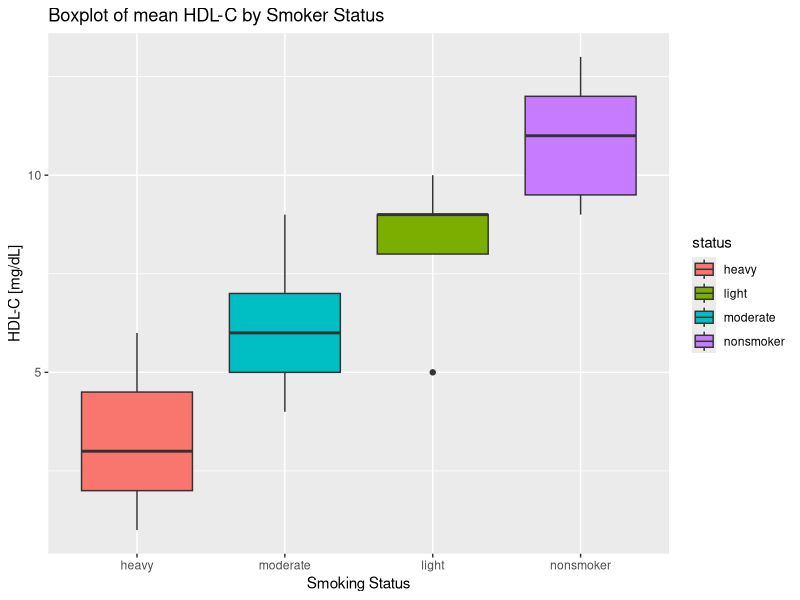
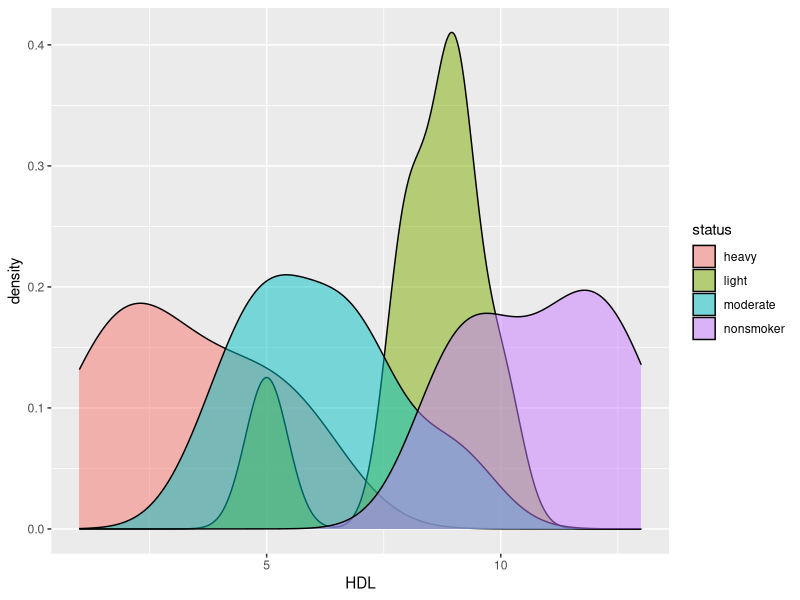

Write R code to recreate these figures, in order.
## ---- chunk 1
knitr::opts_chunk$set(error = TRUE, comment = NA, warning = FALSE, message = FALSE, tidy = FALSE, echo = TRUE)
## ---- chunk 2
library(readr)
library(tidyverse)
library(skimr)
## ---- chunk 3
smoker <- read_csv('data/smoker_hdl.csv')
## ---- chunk 4
head(smoker)
## ---- chunk 5
smoker %>%
  group_by(status) %>%
  skim()
## ---- chunk 6
ggplot(smoker, aes(x = reorder(status, HDL, median), y = HDL, fill = status)) +
  geom_boxplot() +
  ggtitle('Boxplot of mean HDL-C by Smoker Status') +
  xlab('Smoking Status') +
  ylab('HDL-C [mg/dL]')
## ---- chunk 7
ggplot(smoker, aes(x = HDL, fill = status)) +
  geom_density(alpha = 0.5)
## ---- chunk 8
anova_results <- aov(HDL ~ status, data = smoker)
summary(anova_results)
## ---- chunk 9
pairwise.t.test(smoker$HDL, smoker$status, p.adjust = "bonferroni")
## ---- chunk 10
TukeyHSD(anova_results)
